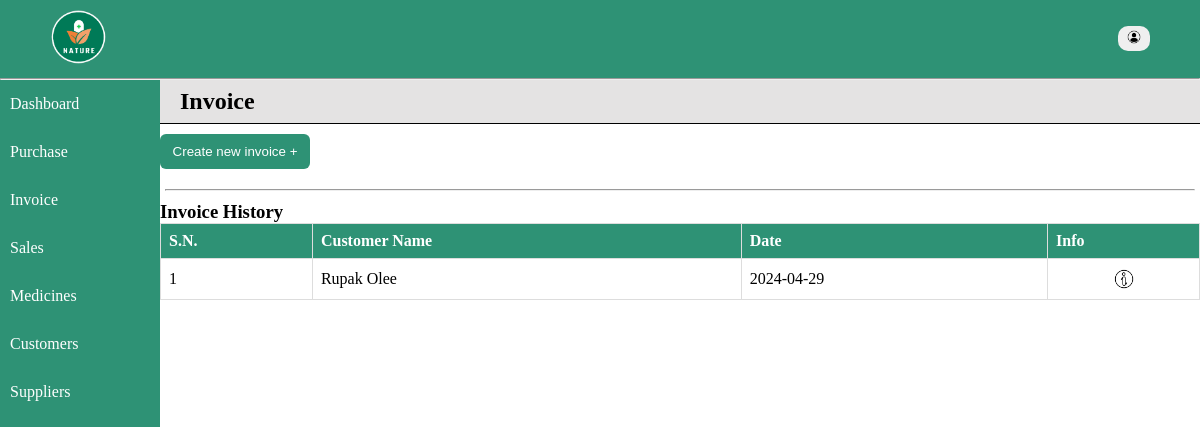
The app's page /home/invoice.php (signed in) with its own data.
### tables this page shows
CREATE TABLE `invoice` (
  `invoice_id` int(11) NOT NULL,
  `invoice_no` int(11) NOT NULL,
  `selling_quantity` int(11) NOT NULL,
  `selling_rate` int(11) NOT NULL,
  `selling_total` int(11) NOT NULL,
  `selling_date` date NOT NULL,
  `customer_id` int(11) DEFAULT NULL,
  `medicine_id` int(11) NOT NULL
);

CREATE TABLE `customer` (
  `customer_id` int(11) NOT NULL,
  `sex` varchar(1) DEFAULT NULL,
  `f_name` varchar(128) NOT NULL,
  `l_name` varchar(50) NOT NULL,
  `address` varchar(128) DEFAULT NULL,
  `contact` varchar(128) DEFAULT NULL,
  `medicine_id` int(11) NOT NULL
);

### home/invoice.php (the view, shortened to what this page needs)
<?php
include "../includes/database.php";
$sql = "select * from invoice inner join customer on invoice.customer_id = customer.customer_id group by invoice_no order by selling_date DESC";
$result = mysqli_query($conn, $sql);
$records = mysqli_fetch_all($result, MYSQLI_ASSOC);
?>
<!DOCTYPE html>
<html lang="en">
<head>
    <link rel="stylesheet" href="../styles/style.css">
</head>
<body>
<div class="container">
<?php include '../includes/nav.php'; ?>
<div class="main">
        <?php include '../includes/menu.php'; ?>
        <div class="content-wrapper">
            <div class="entries">
                <h2>Invoice</h2>
                <button class="btn" id="new-invoice-btn">Create new invoice + </button>
                <form action="" method="post">
                        <hr>
                </form>
            </div>
    <div class="records">
        <h3>Invoice History</h3>
        <table class="table">
            <tr>
                <th>S.N.</th>
                <th>Customer Name</th>
                <th>Date</th>
                <th>Info</th>
            </tr>
            <?php if(!empty($records)): ?>
                <?php foreach($records as $key => $record): ?>
                    <tr>
                <td><?= $key+1; ?></td>
                <td><?= $record['f_name']." ".$record['l_name']; ?></td>
                <td><?= $record['selling_date']; ?></td>
                <td><a href="bill.php?invoice_no=<?= $record['invoice_no']; ?>"><img src="../images/info.png" alt="info" style="width: 24px; display: block; margin: auto;"></a></td>
                    </tr>
                <?php endforeach; ?>
                <?php endif; ?>
        </table>
        </div>
        </div>
    </div>
    </div>
</body>
</html>

### styles/style.css (style rules this page uses)
* { padding: 0; margin: 0; box-sizing: border-box; }
:root { --primary-color: rgba(0, 122, 87, 0.821); --secondary-color: rgba(106, 205, 177, 0.821); }
body { overflow: hidden; }
.container { color: #fff; }
a { text-decoration: none; color: #fff; }
.main { background: #fff; display: flex; }
.content-wrapper { width: 100%; color: #000; }
.entries { width: 100%; }
.entries form { margin: 10px 5px; }
input[type=submit], .btn { background-color: var(--primary-color); color:#fff; padding: 6px; border-radius: 6px; border: none; cursor: pointer; transition: 0.4s; }
.btn { margin: 10px 0; width: 150px; padding: 10px; }
.entries h2 { display: block; padding: 8px 20px; border-bottom: 1px solid black; background-color: rgb(228, 227, 227); }
.records { width: 100%; color: #000; }
.table { width: 100%; border-collapse: collapse; }
.table tr { width: 100%; }
.table th { padding: 12px 0; text-align: left; background-color: var(--primary-color); color: white; }
.table td, .table th { padding: 8px; border: 1px solid #ddd; }
.bill-table td, th { border: 1px solid black; }

### records on screen
invoice: customer.f_name "Rupak", customer.l_name "Olee", selling_date "2024-04-29"
